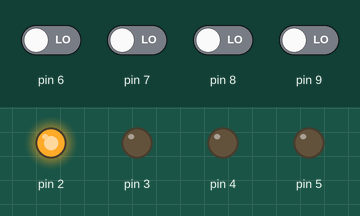
Recording of a sketch running on a simulated Arduino Uno, built with avr-gcc and run on an emulated ATmega328P. Parts: output pins drawn as LEDs (lit = HIGH). The inputs (shaded band) are chosen by the test bench; at power-on: pin 6–9 LOW.

Above: at 1.2 s.
1.3 s: pin 6 driven HIGH
At 1.7 s:
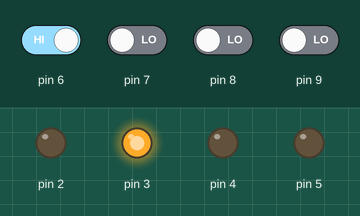
2.8 s: pin 7 driven HIGH
At 4.0 s:
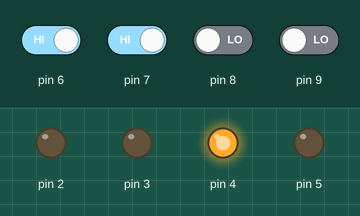
4.3 s: pin 8 driven HIGH
At 5.1 s:
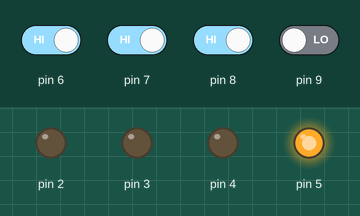
5.8 s: pin 9 driven HIGH
At 6.3 s:
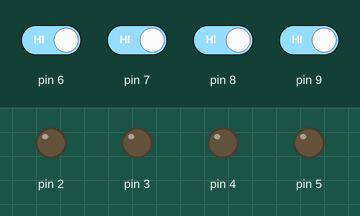
7.3 s: pin 9 driven LOW
At 8.5 s:
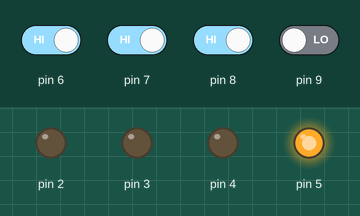
8.8 s: pin 6 driven LOW
At 9.8 s:
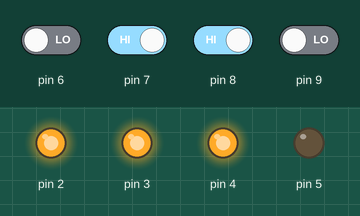
Timing chart, 0 to 11.3 s (numbered marks = the images above; inputs shaded):
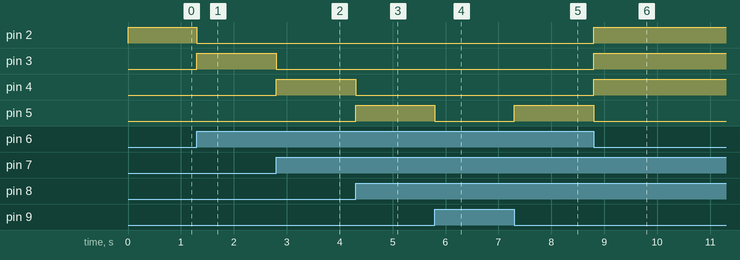

Measured:
- after the input at 1.3 s, pin 2: HIGH → LOW at once; pin 3: LOW → HIGH at once
- after the input at 2.8 s, pin 3: HIGH → LOW at once; pin 4: LOW → HIGH at once
- after the input at 4.3 s, pin 4: HIGH → LOW at once; pin 5: LOW → HIGH at once
- after the input at 5.8 s, pin 5: HIGH → LOW at once
- after the input at 7.3 s, pin 5: LOW → HIGH at once
- after the input at 8.8 s, pin 2–4: LOW → HIGH at once; pin 5: HIGH → LOW at once

The sketch:

prob3.5.ino
```cpp
#include <Arduino.h>
//Declaring all variables as integers
int Z,Y,X,W;

//Code released under GNU GPL.  Free to use for anything.
void disp_7447(int D, int C, int B, int A)
{
  A=(!W);
  B=(W&&!X&&!Y&&!Z) || (!W&&X&&!Y&&!Z) || (W&&!X&&Y&&!Z) || (!W&&X&&Y&&!Z);
  C=(W&&X&&!Y&&!Z) || (!W&&!X&&Y&&!Z) || (W&&!X&&Y&&!Z) || (!W&&X&&Y&&!Z);
  D = (W&&X&&Y&&!Z)||(!W&&!X&&!Y&&Z);

  digitalWrite(2, A); //LSB
  digitalWrite(3, B);
  digitalWrite(4, C);
  digitalWrite(5, D); //MSB

}
// the setup function runs once when you press reset or power the board
void setup() {
    pinMode(2, OUTPUT);
    pinMode(3, OUTPUT);
    pinMode(4, OUTPUT);
    pinMode(5, OUTPUT);
    pinMode(6, INPUT);
    pinMode(7, INPUT);
    pinMode(8, INPUT);
    pinMode(9, INPUT);

}

// the loop function runs over and over again forever
void loop() {

W = digitalRead(6);//LSB
X = digitalRead(7);
Y = digitalRead(8);
Z = digitalRead(9);//MSB

disp_7447(Z,Y,X,W);
}
```

decade.cpp
```cpp
#include <Arduino.h>
//Declaring all variables as integers
int Z,Y,X,W;
int A,B,C,D;
//Code released under GNU GPL.  Free to use for anything.
void disp_7447(int D, int C, int B, int A)
{
  digitalWrite(2, A); //LSB
  digitalWrite(3, B);
  digitalWrite(4, C);
  digitalWrite(5, D); //MSB

}
// the setup function runs once when you press reset or power the board
void setup() {
   pinMode(LED_BUILTIN, OUTPUT);
    pinMode(2, OUTPUT);
    pinMode(3, OUTPUT);
    pinMode(4, OUTPUT);
    pinMode(5, OUTPUT);
    pinMode(6, INPUT);
    pinMode(7, INPUT);
    pinMode(8, INPUT);
    pinMode(9, INPUT);

}

// the loop function runs over and over again forever
void loop() {
digitalWrite(LED_BUILTIN, HIGH);   // turn the LED on (HIGH is the voltage level)
  delay(1000);                       // wait for a second
W = digitalRead(6);//LSB
X = digitalRead(7);
Y = digitalRead(8);
Z = digitalRead(9);//MSB
A=(!W&&!X&&!Y&&!Z) || (!W&&X&&!Y&&!Z) || (!W&&!X&&Y&&!Z) || (!W&&!X&&!Y&&Z) || (!W&&X&&Y&&!Z);
B=(W&&!X&&!Y&&!Z) || (!W&&X&&!Y&&!Z) || (W&&!X&&Y&&!Z) || (!W&&X&&Y&&!Z);
C=(W&&X&&!Y&&!Z) || (!W&&!X&&Y&&!Z) || (W&&!X&&Y&&!Z) || (!W&&X&&Y&&!Z);
D = (W&&X&&Y&&!Z)||(!W&&!X&&!Y&&Z);
digitalWrite(LED_BUILTIN, LOW);    // turn the LED off by making the voltage LOW
  delay(1000);                         // wait for a second

disp_7447(D,C,B,A);
}
```
